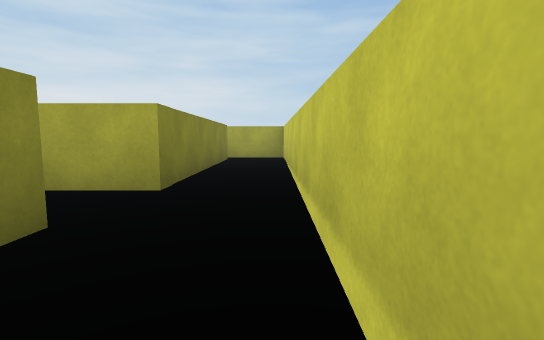
[1] (above)

17 first-person views from a walk through a scene from a Unity 3-D project. The camera is 0.72 m above the floor, tilts 6° down and sees 85° across. The floor is counted in squares, 1 m on a side. Each view is taken from the middle of a square. On the plan, view 1 faces up. The plan holds only what a view shows up to about 10 squares ahead; the rest is blank. The player is left out.

[2]
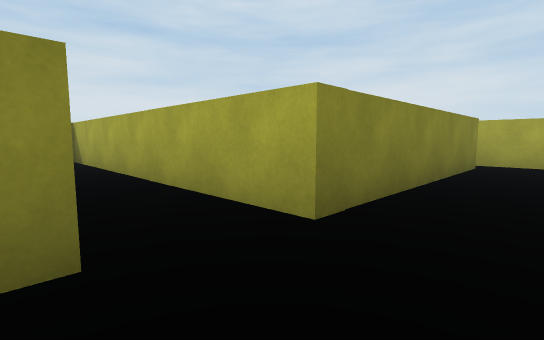

[3]
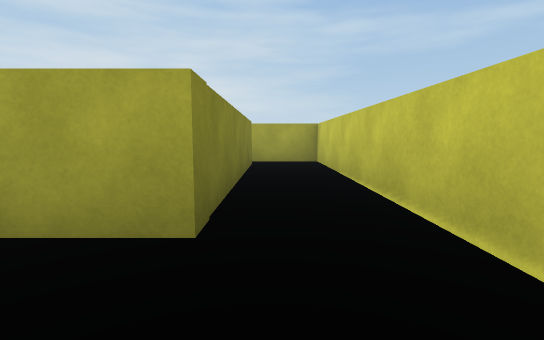

[4]
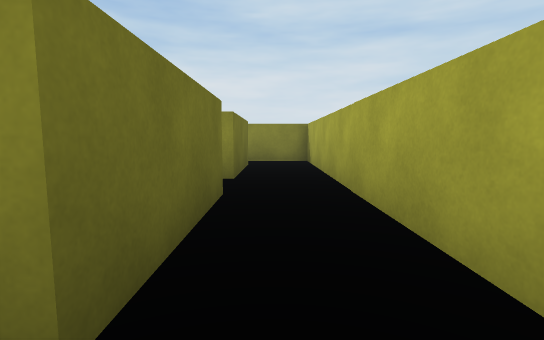

[5]
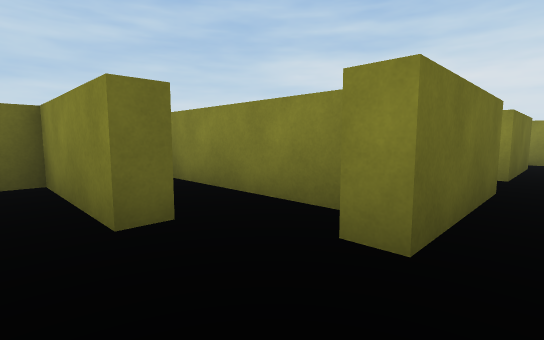

[6]
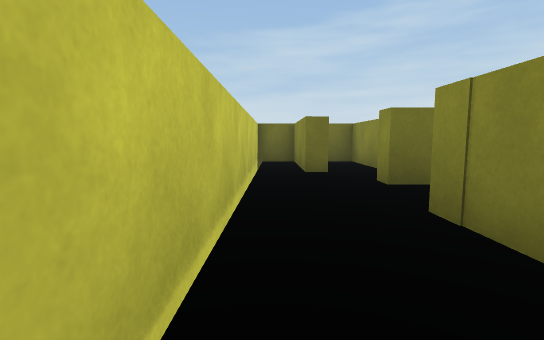

[7]
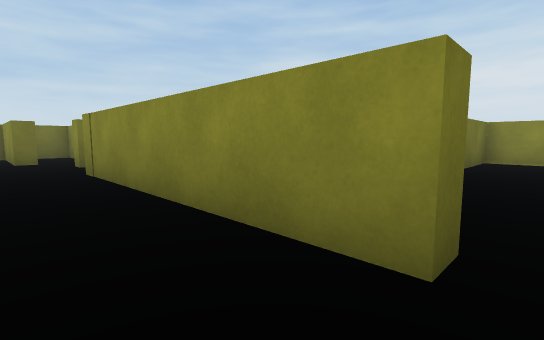

[8]
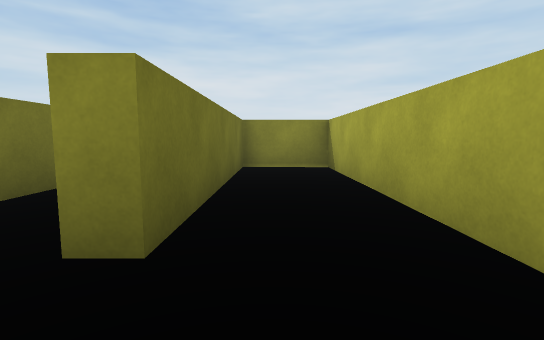

[9]
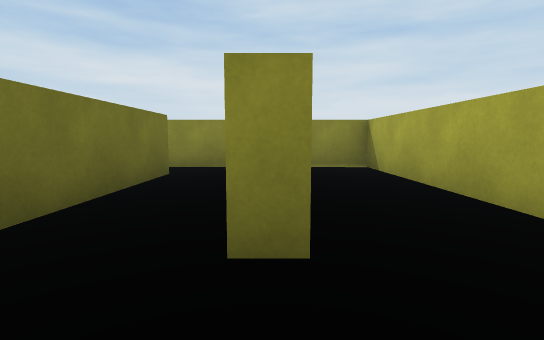

[10]
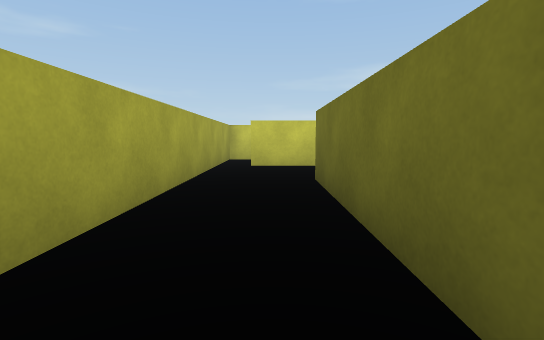

[11]
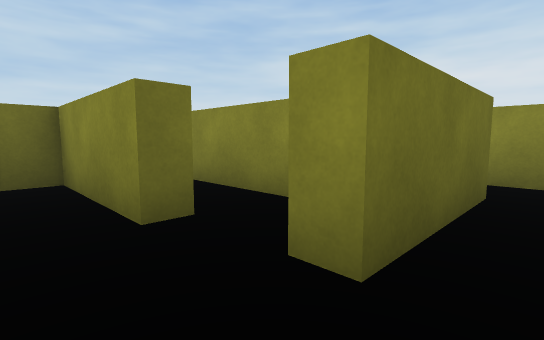

[12]
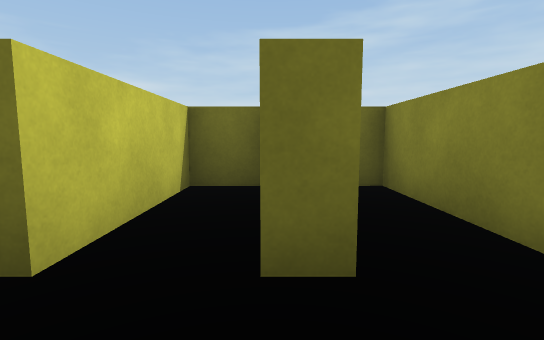

[13]
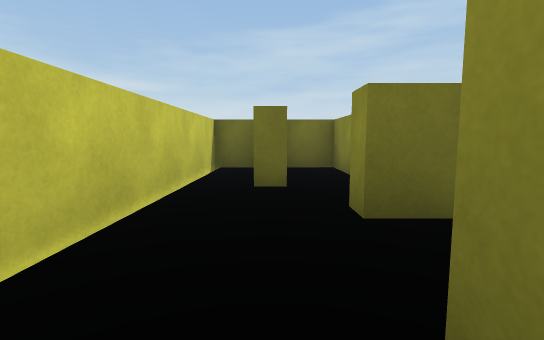

[14]
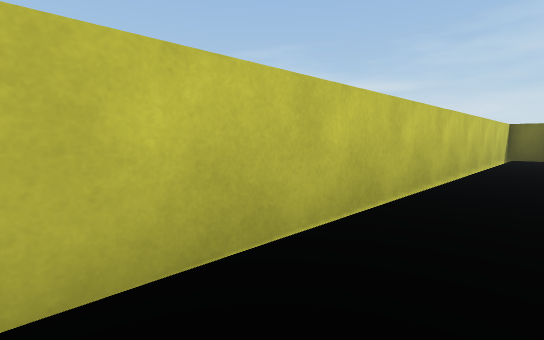

[15]
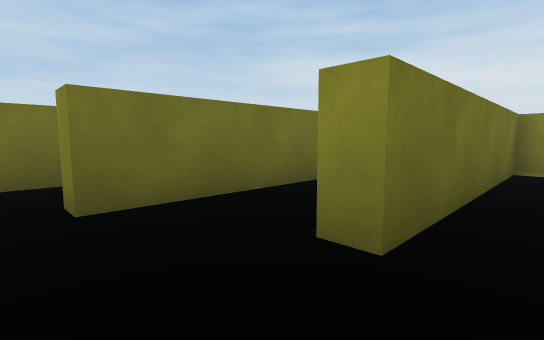

[16]
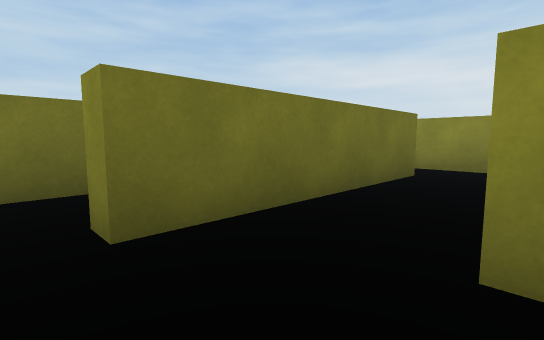

[17]
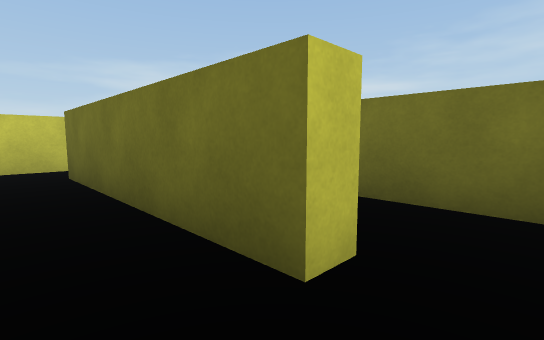

### Floor plan
Ten units are one square. View 1 is at (0, 0); x grows to the right and y downward. Boxes are objects, and circles mark ways between rooms. Rooms are numbered by the first view taken in them; rooms with no view inside come last. Other rooms are left out.
<svg viewBox="-111 -120 120 150">
<path fill="none" stroke="#000" d="M-26 -15 -26 25 -13 25M-12 -5 -7 -5 -7 25 4 25 4 -115 -25 -115M-49 -24 -18 -24 -18 -17M-94 -24 -63 -24 -63 -18M-21 -106 -16 -106 -16 -41 -106 -41 -106 -21M-25 -115 -106 -114 -106 -93 -47 -92 -47 -86M-21 -84 -21 -106M-91 -63 -91 -69 -36 -68M-106 -79 -106 -62M-21 -65 -21 -84"/>
<circle cx="-20" cy="-110" r="3" fill="#2a7"/>
<circle cx="-35" cy="-90" r="3" fill="#2a7"/>
<text x="-20" y="-30">1</text>
<text x="-60" y="-100">2</text>
<text x="-70" y="-80">3</text>
</svg>
Room 1 opens to room 2. Room 2 opens to room 3.

Where each view was taken, in squares from view 1:
view 1: 0 up, 0 right, facing up
view 2: 2 up, 0 right, facing up-left
view 3: 2 up, 1 left, facing up
view 4: 3 up, 1 left, facing left
view 5: 3 up, 0 right, facing down-left
view 6: 7 up, 0 right, facing down
view 7: 11 up, 0 right, facing down-left
view 8: 10 up, 3 left, facing left
view 9: 9 up, 3 left, facing left
view 10: 10 up, 10 left, facing right
view 11: 3 up, 5 left, facing down-left
view 12: 2 up, 6 left, facing down
view 13: 5 up, 1 left, facing down
view 14: 10 up, 1 left, facing down-right
view 15: 10 up, 3 left, facing down-left
view 16: 9 up, 3 left, facing down-left
view 17: 8 up, 10 left, facing down-right
